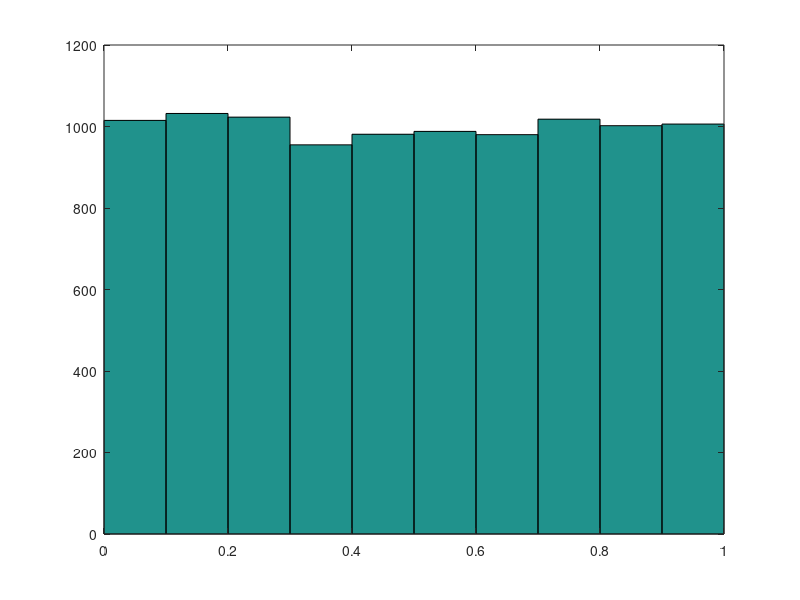

This chart was generated by the following MATLAB code:
%% 1 
x_0 = 5;
n = 10;
x_n = zeros(n,1);
for i=1:n
    if i == 1
        x_n(i) = mod(3*x_0,150);
    else
        x_n(i) = mod(3*x_n(i-1),150); 
    end 
end
%% *
x_0 = 5;
n = 1e4;
x_n_rand = zeros(n,1);
for i=1:n
    if i == 1
        x_n(i) = mod(3*x_0,150);
    else
        x_n(i) = mod(3*x_n(i-1),150); 
    end 
end
%% mean, var, hist
m = mean(x_n)
v = var(x_n)
hist(x_n)
% output
% m =    75
% v = 2.2502e+03
%% using rand 
x_n = rand(1e4,1);
m = mean(x_n)
v = var(x_n)
hist(x_n)
% output
% m =    0.4982
% v = 0.0831
%% 3 ------ from 0 to 1
rng('default')
a = 0;b = 1;n = 1e6;
u = rand(n,1);
t = (a+(b-a)*u);
hu = (exp(exp(t)))*(b-a);
Exhat = sum(hu)/n
% output 
%Exhat =
%    6.3191
%% 7 -------- -infty to infty
rng('default')
a = 0;b = 1;n = 1e6;
u = rand(n,1);
%u = exp(u)./(1+exp(u));
g = @(x) exp(-x.^2);  % Given function 
hu = g(log(u./(1-u))).*(1./(u.*(1-u))); %g(of transform)*jacobian
Exhat = sum(hu)/n
% output 
%Exhat =
%    1.7744
%% 9 ---- two integrals / 0 to infty and 0 to x
rng('default')
n = 1e6;u = rand(n,1);v = rand(n,1);
% Given function * indicator function from hint
g = @(x,y) exp(-(x+y)).*(y<=x);  % Given function * indicator function 
hu = g(1./u-1,1./v-1).*(1./u.^2).*(1./v.^2); %g(of transform)*jacobian
Exhat = sum(hu)/n 
% output 
%Exhat =
%    0.5000
%% 11
u = rand(n,1);
v = sqrt(1-u.^2);
my_cov = mean(u.*v)-mean(u)*mean(v);
corr = my_cov/(sqrt(var(u)*var(v)))
% output 
%corr =
%    -0.9212
%% b
u = rand(n,1);
v = sqrt(1-u.^2);
my_cov = mean(u.^2.*v)-mean(u.^2)*mean(v);
corr = my_cov/(sqrt(var(u)*var(v)))
% output 
%corr =
%    -1.0156